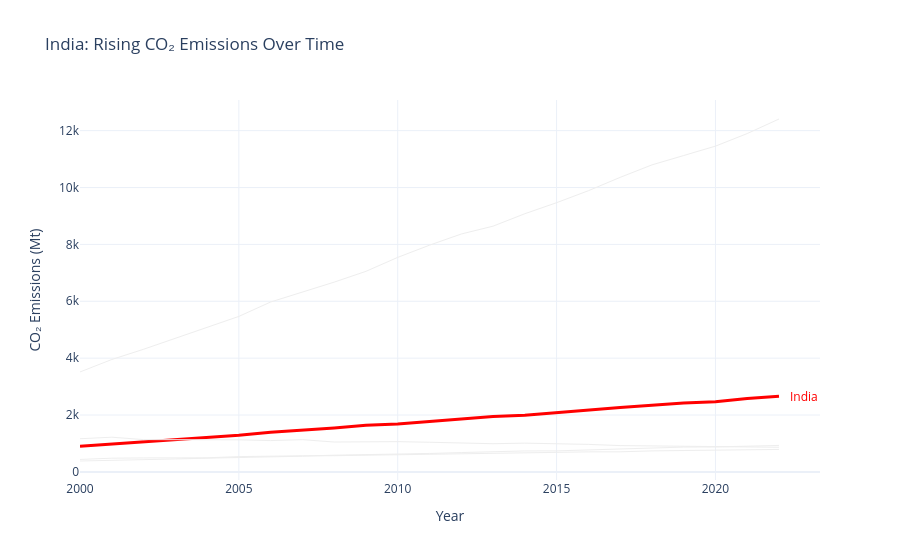

The notebook cell this image was saved under:
### Markdown cell above
---
## Task 2 — A line chart showing CO2 emissions over time for all Asian countries in the dataset, with one country highlighted.

**same requirements as Task1**

### Code cell
import plotly.graph_objects as go

asia = df[df['Region'] == 'Asia']
fig = go.Figure()

for country, data in asia.groupby('Country'):
    data = data.sort_values('Year')
    fig.add_scatter(
        x=data['Year'],
        y=data['CO2_Mt'],
        mode='lines',
        line=dict(color='red' if country == 'India' else '#EEEEEE',
                  width=3 if country == 'India' else 1),
        showlegend=False
    )

india = asia[asia['Country'] == 'India'].sort_values('Year')

fig.add_annotation(
    x=india['Year'].iloc[-1],
    y=india['CO2_Mt'].iloc[-1],
    text='India',
    showarrow=False,
    xshift=25,
    font=dict(color='red')
)

fig.update_layout(
    title='India: Rising CO₂ Emissions Over Time',
    xaxis_title='Year',
    yaxis_title='CO₂ Emissions (Mt)',
    template='plotly_white',
    showlegend=False
)

fig.show()

### Figure 1 — Plotly figure (JSON) as saved in the notebook; plotly's stock layout.template omitted (floating-point values rounded to 4 significant figures)
{"data": [{"line": {"color": "#EEEEEE", "width": 1}, "mode": "lines", "showlegend": false, "type": "scatter", "x": [2000, 2001, 2002, 2003, 2004, 2005, 2006, 2007, 2008, 2009, 2010, 2011, 2012, 2013, 2014, 2015, 2016, 2017, 2018, 2019, 2020, 2021, 2022], "y": [3514.0, 3952.0, 4312.0, 4692.0, 5079.0, 5468.0, 5974.0, 6323.0, 6673.0, 7053.0, 7543.0, 7972.0, 8365.0, 8641.0, 9078.0, 9466.0, 9887.0, 10360.0, 10790.0, 11130.0, 11450.0, 11900.0, 12410.0]}, {"line": {"color": "red", "width": 3}, "mode": "lines", "showlegend": false, "type": "scatter", "x": [2000, 2001, 2002, 2003, 2004, 2005, 2006, 2007, 2008, 2009, 2010, 2011, 2012, 2013, 2014, 2015, 2016, 2017, 2018, 2019, 2020, 2021, 2022], "y": [901.6, 974.6, 1056.0, 1146.0, 1205.0, 1291.0, 1396.0, 1466.0, 1542.0, 1637.0, 1687.0, 1774.0, 1865.0, 1945.0, 1994.0, 2092.0, 2177.0, 2267.0, 2345.0, 2419.0, 2466.0, 2580.0, 2661.0]}, {"line": {"color": "#EEEEEE", "width": 1}, "mode": "lines", "showlegend": false, "type": "scatter", "x": [2000, 2001, 2002, 2003, 2004, 2005, 2006, 2007, 2008, 2009, 2010, 2011, 2012, 2013, 2014, 2015, 2016, 2017, 2018, 2019, 2020, 2021, 2022], "y": [382.8, 400.4, 430.7, 453.8, 482.6, 501.9, 533.0, 551.8, 586.6, 602.5, 614.5, 647.3, 680.1, 717.7, 736.3, 738.2, 768.8, 813.7, 834.8, 872.3, 876.5, 898.5, 930.5]}, {"line": {"color": "#EEEEEE", "width": 1}, "mode": "lines", "showlegend": false, "type": "scatter", "x": [2000, 2001, 2002, 2003, 2004, 2005, 2006, 2007, 2008, 2009, 2010, 2011, 2012, 2013, 2014, 2015, 2016, 2017, 2018, 2019, 2020, 2021, 2022], "y": [1166.0, 1220.0, 1136.0, 1131.0, 1151.0, 1127.0, 1101.0, 1133.0, 1050.0, 1061.0, 1064.0, 1042.0, 1005.0, 990.9, 1010.0, 996.6, 967.4, 925.1, 916.6, 914.5, 902.8, 898.1, 865.1]}, {"line": {"color": "#EEEEEE", "width": 1}, "mode": "lines", "showlegend": false, "type": "scatter", "x": [2000, 2001, 2002, 2003, 2004, 2005, 2006, 2007, 2008, 2009, 2010, 2011, 2012, 2013, 2014, 2015, 2016, 2017, 2018, 2019, 2020, 2021, 2022], "y": [438.1, 481.5, 490.6, 490.8, 494.6, 537.2, 539.0, 566.1, 570.0, 585.4, 595.9, 620.6, 631.1, 649.6, 646.2, 686.5, 704.0, 706.0, 738.5, 750.8, 755.8, 777.3, 789.5]}], "layout": {"annotations": [{"font": {"color": "red"}, "showarrow": false, "text": "India", "x": 2022, "xshift": 25, "y": 2661.0}], "showlegend": false, "title": {"text": "India: Rising CO₂ Emissions Over Time"}, "xaxis": {"title": {"text": "Year"}}, "yaxis": {"title": {"text": "CO₂ Emissions (Mt)"}}}}
